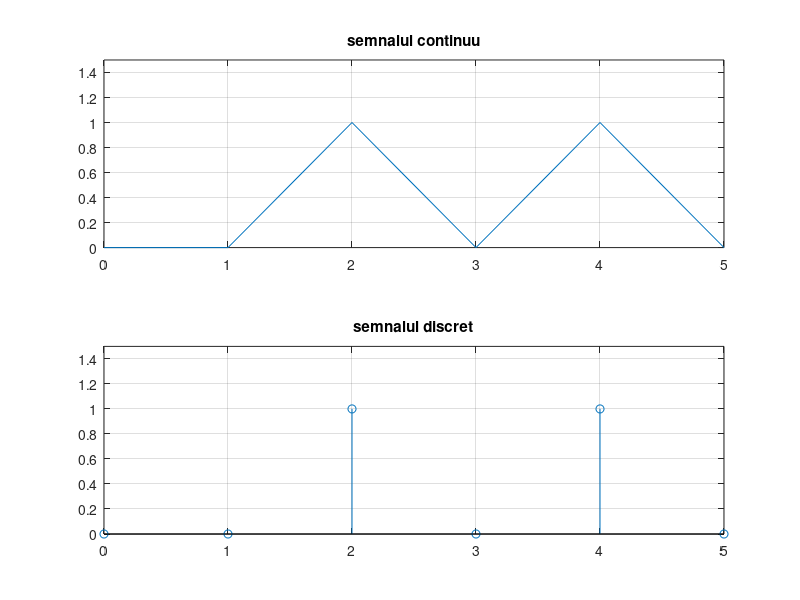

This chart was generated by the following MATLAB code:

%E6 Exercitiu:

x = randi([0 1],1,6); %se genereaza un vector la intamplare in care elementele sunt doar 0 si 1
N=0.5*12;
n=0:N-1;

subplot(2,1,1)
plot(n,x),grid,title('semnalul continuu')
axis([0 5 0 1.5])

subplot(2,1,2)
stem(n,x),grid,title('semnalul discret')
axis([0 5 0 1.5])